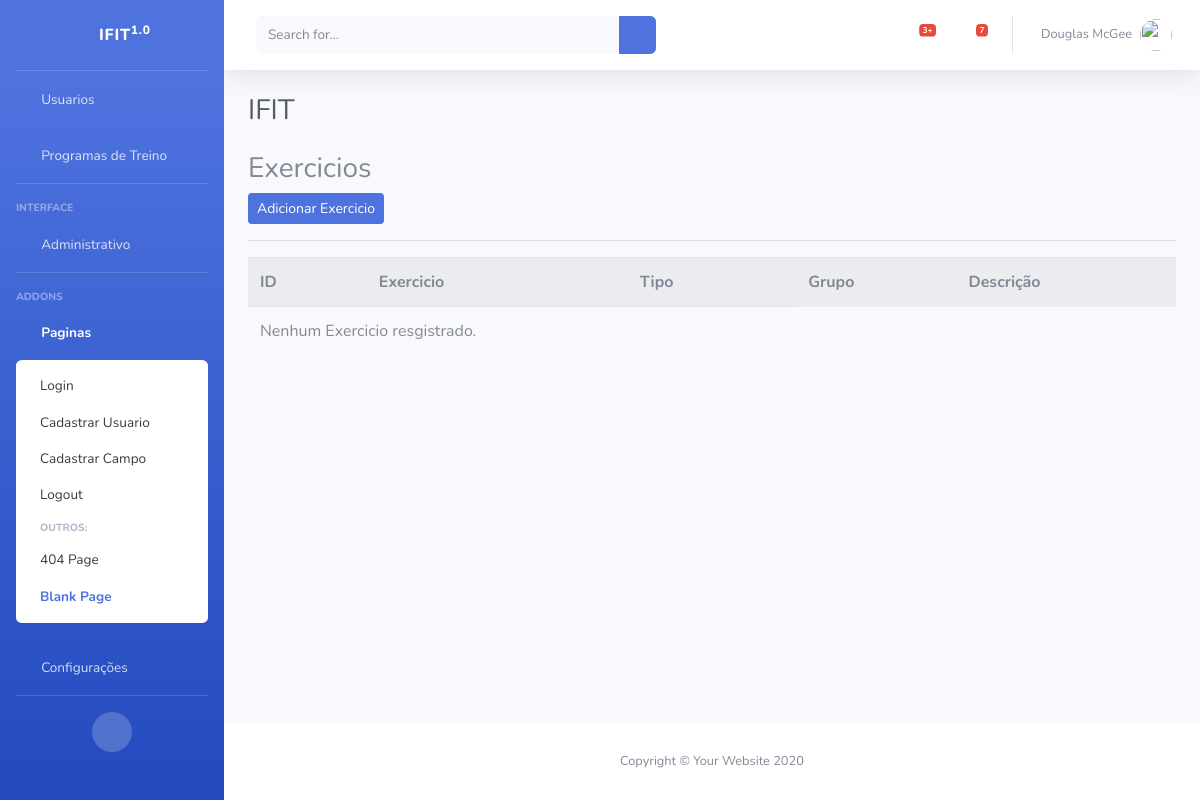
The page /listar/exercicios/ on the database as committed earlier.
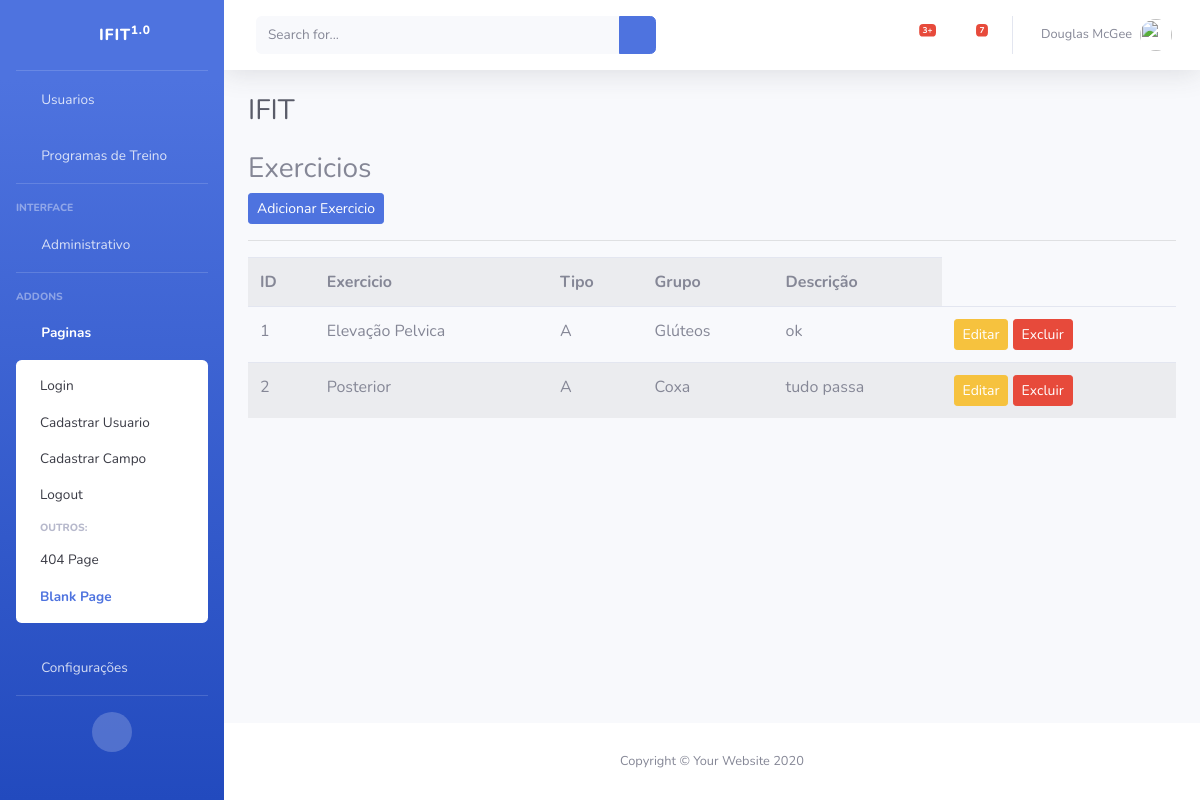
The same page on the database as committed later.
### cadastros/models.py (models this page shows, shortened)
class Exercicio(models.Model):
    exercicio = models.CharField(max_length=50)
    tipo = models.CharField(max_length=10)
    grupo = models.CharField(max_length=20)
    descricao = models.CharField(max_length=100)

### cadastros/views.py (the view)
# urls.py: path('listar/exercicios/', ExercicioList.as_view(), name='listar-exercicios'),
class ExercicioList(ListView):
    model = Exercicio
    template_name = 'cadastros/listas/exercicio.html'

### cadastros/templates/cadastros/listas/exercicio.html (shortened to what this page needs)
{% extends 'paginas/index.html' %}
{% load static %}
{% block conteudo %}
<h3>
    Exercicios
</h3>
<a href="{% url 'cadastrar-exercicio' %}" class="btn btn-primary btn-sm">Adicionar Exercicio</a>
<hr>
<table class="table table-striped">
    <tr>
        <th>ID</th>
        <th>Exercicio</th>
        <th>Tipo</th>
        <th>Grupo</th>
        <th>Descrição</th>
    </tr>
    {% for exercicio in object_list %}
    <tr>
        <td>{{ exercicio.pk }}</td>
       <td>{{ exercicio.exercicio }}</td>
       <td>{{ exercicio.tipo }}</td>
       <td>{{ exercicio.grupo }}</td>
       <td>{{ exercicio.descricao }}</td>
       <td>
            <a href="{% url 'editar-exercicio' exercicio.pk %}" class="btn btn-warning btn-sm" title="Editar">Editar</a>
            <a href="{% url 'excluir-exercicio' exercicio.pk %}" class="btn btn-danger btn-sm" title="Excluir">Excluir</a>
       </td>
    </tr>
    {% empty %}
    <tr>
        <td colspan="3">Nenhum Exercicio resgistrado.</td>
    </tr>
    {% endfor %}
</table>
{% endblock %}

Rows that differ between the two databases and show on the page:
added Exercicio: pk "1", exercicio "Elevação Pelvica", tipo "A", grupo "Glúteos", descricao "ok"
added Exercicio: pk "2", exercicio "Posterior", tipo "A", grupo "Coxa", descricao "tudo passa"
Other text that changed with them:
text no longer shown: "Nenhum Exercicio resgistrado."
